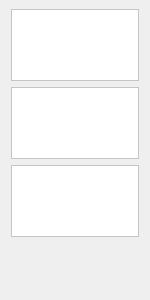
<?xml version="1.0" encoding="UTF-8"?>
<ui version="4.0">
 <class>sidePanel</class>
 <widget class="QWidget" name="sidePanel">
  <property name="geometry">
   <rect>
    <x>0</x>
    <y>0</y>
    <width>150</width>
    <height>300</height>
   </rect>
  </property>
  <property name="maximumSize">
   <size>
    <width>160</width>
    <height>16777215</height>
   </size>
  </property>
  <property name="windowTitle">
   <string>Form</string>
  </property>
  <property name="styleSheet">
   <string notr="true"/>
  </property>
  <layout class="QVBoxLayout" name="verticalLayout_2">
   <property name="leftMargin">
    <number>0</number>
   </property>
   <property name="topMargin">
    <number>0</number>
   </property>
   <property name="rightMargin">
    <number>0</number>
   </property>
   <property name="bottomMargin">
    <number>0</number>
   </property>
   <item>
    <widget class="QScrollArea" name="scrollArea">
     <property name="autoFillBackground">
      <bool>true</bool>
     </property>
     <property name="styleSheet">
      <string notr="true">QWidget {
    background: palette(AlternateBase);
}

QFrame{
	background: white;
}</string>
     </property>
     <property name="frameShape">
      <enum>QFrame::NoFrame</enum>
     </property>
     <property name="lineWidth">
      <number>0</number>
     </property>
     <property name="widgetResizable">
      <bool>true</bool>
     </property>
     <property name="alignment">
      <set>Qt::AlignLeading|Qt::AlignLeft|Qt::AlignTop</set>
     </property>
     <widget class="QWidget" name="scrollAreaWidgetContents">
      <property name="geometry">
       <rect>
        <x>0</x>
        <y>0</y>
        <width>152</width>
        <height>300</height>
       </rect>
      </property>
      <layout class="QGridLayout" name="gridLayout" rowstretch="0,0,0,0">
       <item row="2" column="0">
        <widget class="QFrame" name="frame_3">
         <property name="minimumSize">
          <size>
           <width>128</width>
           <height>72</height>
          </size>
         </property>
         <property name="maximumSize">
          <size>
           <width>128</width>
           <height>72</height>
          </size>
         </property>
         <property name="frameShape">
          <enum>QFrame::StyledPanel</enum>
         </property>
         <property name="frameShadow">
          <enum>QFrame::Plain</enum>
         </property>
        </widget>
       </item>
       <item row="0" column="0">
        <widget class="QFrame" name="frame">
         <property name="minimumSize">
          <size>
           <width>128</width>
           <height>72</height>
          </size>
         </property>
         <property name="maximumSize">
          <size>
           <width>128</width>
           <height>72</height>
          </size>
         </property>
         <property name="frameShape">
          <enum>QFrame::StyledPanel</enum>
         </property>
         <property name="frameShadow">
          <enum>QFrame::Plain</enum>
         </property>
        </widget>
       </item>
       <item row="1" column="0">
        <widget class="QFrame" name="frame_2">
         <property name="minimumSize">
          <size>
           <width>128</width>
           <height>72</height>
          </size>
         </property>
         <property name="maximumSize">
          <size>
           <width>128</width>
           <height>72</height>
          </size>
         </property>
         <property name="frameShape">
          <enum>QFrame::StyledPanel</enum>
         </property>
         <property name="frameShadow">
          <enum>QFrame::Plain</enum>
         </property>
        </widget>
       </item>
       <item row="3" column="0">
        <spacer name="verticalSpacer">
         <property name="orientation">
          <enum>Qt::Vertical</enum>
         </property>
         <property name="sizeHint" stdset="0">
          <size>
           <width>20</width>
           <height>40</height>
          </size>
         </property>
        </spacer>
       </item>
      </layout>
     </widget>
    </widget>
   </item>
  </layout>
 </widget>
 <resources/>
 <connections/>
</ui>
